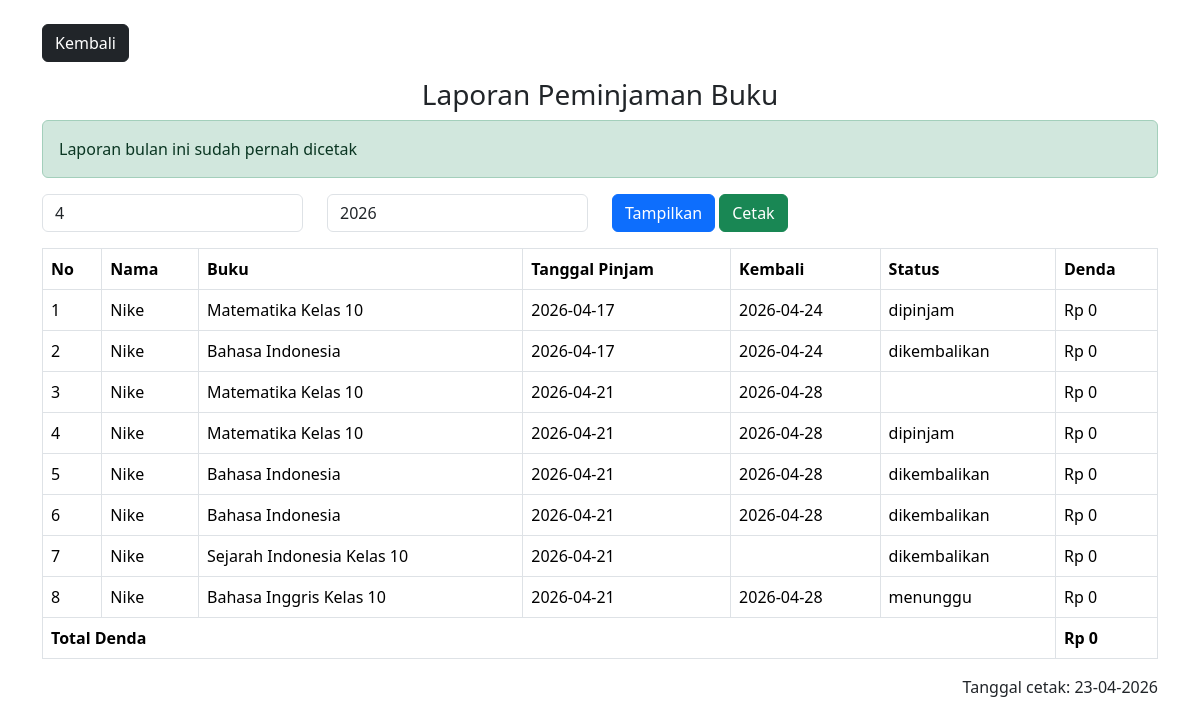
The app's page /admin/laporan.php with its own data.
### tables this page shows
CREATE TABLE `peminjaman` (
  `id` int(11) NOT NULL,
  `user_id` int(11) DEFAULT NULL,
  `buku_id` int(11) DEFAULT NULL,
  `tanggal_pinjam` date DEFAULT NULL,
  `tanggal_kembali` date DEFAULT NULL,
  `status` enum('dipinjam','menunggu','dikembalikan') DEFAULT NULL,
  `denda` int(11) DEFAULT 0
);

CREATE TABLE `users` (
  `id` int(11) NOT NULL,
  `nama` varchar(100) DEFAULT NULL,
  `username` varchar(50) DEFAULT NULL,
  `password` varchar(255) DEFAULT NULL,
  `role` enum('admin','user') DEFAULT NULL
);

CREATE TABLE `buku` (
  `id` int(11) NOT NULL,
  `judul` varchar(100) DEFAULT NULL,
  `penulis` varchar(100) DEFAULT NULL,
  `penerbit` varchar(100) DEFAULT NULL,
  `tahun` int(11) DEFAULT NULL,
  `stok` int(11) DEFAULT NULL,
  `cover` varchar(255) DEFAULT NULL
);

### admin/laporan.php (the view, shortened to what this page needs)
<?php
include "../config/koneksi.php";
$bulan = $_GET['bulan'] ?? date('m');
$tahun = $_GET['tahun'] ?? date('Y');
$data = mysqli_query($conn,"
SELECT p.*, u.nama, b.judul
FROM peminjaman p
JOIN users u ON p.user_id = u.id
JOIN buku b ON p.buku_id = b.id
WHERE MONTH(p.tanggal_pinjam) = '$bulan'
AND YEAR(p.tanggal_pinjam) = '$tahun'
");
$cek_laporan = mysqli_query($conn,"
SELECT * FROM laporan
WHERE bulan='$bulan' AND tahun='$tahun'
");
?>
<!DOCTYPE html>
<html>
<head>
<link href="../assets/css/bootstrap.min.css" rel="stylesheet">
</head>
<body>
<div class="container mt-4">
    <a href="dashboard.php" class="btn btn-dark mb-3 no-print">
        <i class="bi bi-arrow-left"></i> Kembali
    </a>
    <h3 class="text-center">Laporan Peminjaman Buku</h3>
    <?php if(mysqli_num_rows($cek_laporan) > 0){ ?>
    <div class="alert alert-success no-print">
        Laporan bulan ini sudah pernah dicetak
    </div>
    <?php } ?>
    <form method="GET" class="row mb-3 no-print">
        <div class="col-md-3">
            <select name="bulan" class="form-control">
            <?php for($i=1;$i<=12;$i++){ ?>
                <option value="<?= $i ?>" <?= ($bulan==$i)?'selected':'' ?>>
                    <?= $i ?>
                </option>
            <?php } ?>
            </select>
        </div>
        <div class="col-md-3">
            <input type="number" name="tahun" value="<?= $tahun ?>" class="form-control">
        </div>
        <div class="col-md-3">
            <button class="btn btn-primary">Tampilkan</button>
            <a href="?bulan=<?= $bulan ?>&tahun=<?= $tahun ?>&cetak=1"
            class="btn btn-success">
                Cetak
            </a>
        </div>
    </form>
    <table class="table table-bordered">
        <tr>
            <th>No</th>
            <th>Nama</th>
            <th>Buku</th>
            <th>Tanggal Pinjam</th>
            <th>Kembali</th>
            <th>Status</th>
            <th>Denda</th>
        </tr>
        <?php
        $no=1;
        $total_denda=0;
        while($row=mysqli_fetch_assoc($data)){
        $total_denda += $row['denda'];
        ?>
        <tr>
            <td><?= $no++ ?></td>
            <td><?= $row['nama'] ?></td>
            <td><?= $row['judul'] ?></td>
            <td><?= $row['tanggal_pinjam'] ?></td>
            <td><?= $row['tanggal_kembali'] ?></td>
            <td><?= $row['status'] ?></td>
            <td>Rp <?= number_format($row['denda'],0,',','.') ?></td>
        </tr>
        <?php } ?>
        <tr>
            <td colspan="6"><b>Total Denda</b></td>
            <td><b>Rp <?= number_format($total_denda,0,',','.') ?></b></td>
        </tr>
    </table>
    <p class="text-end">Tanggal cetak: <?= date('d-m-Y') ?></p>
</div>
</body>
</html>

### records on screen
peminjaman: user.nama "Nike", buku.judul "Matematika Kelas 10", tanggal_pinjam "2026-04-17", tanggal_kembali "2026-04-24", status "dipinjam", denda "0"
peminjaman: user.nama "Nike", buku.judul "Bahasa Indonesia", tanggal_pinjam "2026-04-17", tanggal_kembali "2026-04-24", status "dikembalikan", denda "0"
peminjaman: user.nama "Nike", buku.judul "Matematika Kelas 10", tanggal_pinjam "2026-04-21", tanggal_kembali "2026-04-28", denda "0"
peminjaman: user.nama "Nike", buku.judul "Matematika Kelas 10", tanggal_pinjam "2026-04-21", tanggal_kembali "2026-04-28", status "dipinjam", denda "0"
peminjaman: user.nama "Nike", buku.judul "Bahasa Indonesia", tanggal_pinjam "2026-04-21", tanggal_kembali "2026-04-28", status "dikembalikan", denda "0"
peminjaman: user.nama "Nike", buku.judul "Bahasa Indonesia", tanggal_pinjam "2026-04-21", tanggal_kembali "2026-04-28", status "dikembalikan", denda "0"
peminjaman: user.nama "Nike", buku.judul "Sejarah Indonesia Kelas 10", tanggal_pinjam "2026-04-21", status "dikembalikan", denda "0"
peminjaman: user.nama "Nike", buku.judul "Bahasa Inggris Kelas 10", tanggal_pinjam "2026-04-21", tanggal_kembali "2026-04-28", status "menunggu", denda "0"

### other values on screen
$total_denda "0"
form field bulan "4"
